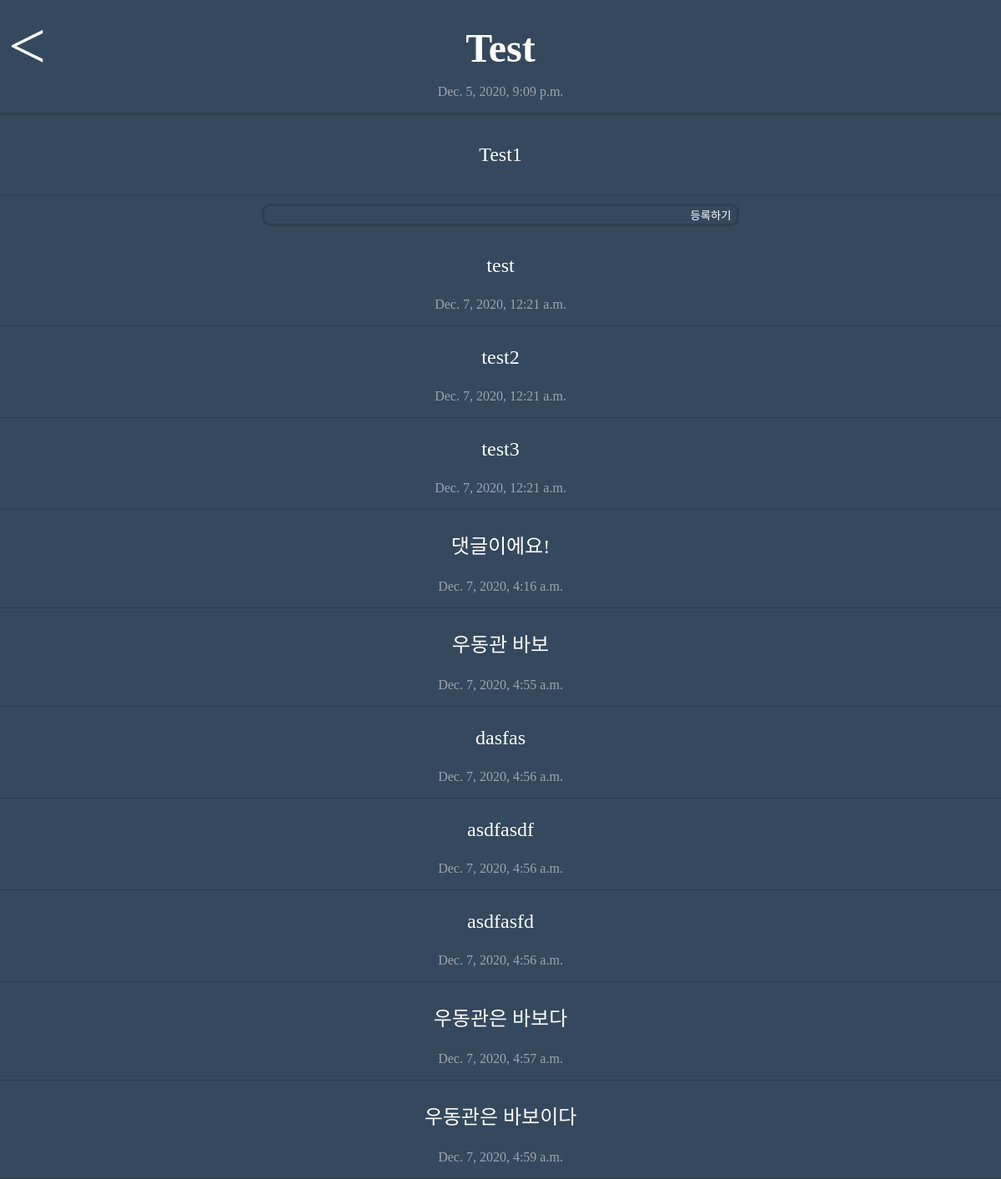
The app's page /post/1/ with its own data.
### blog/models.py (models this page shows, shortened)
class Post(models.Model):
    id = models.BigAutoField(primary_key=True)
    date = models.DateTimeField('date published')
    title = models.CharField(max_length=200)
    content = models.TextField()
    likes = models.IntegerField()

class Comment(models.Model):
    id = models.BigAutoField(primary_key=True)
    post_id = models.ForeignKey('Post', related_name='post', on_delete=models.CASCADE, db_column='post_id')
    date = models.DateTimeField('date published')
    content = models.CharField(max_length=200)
    likes = models.IntegerField()

### blog/views.py (the view)
# urls.py: path('post/<int:post_id>/', blog.views.detail, name='detail')
def detail(request, post_id):
    post = get_object_or_404(Post, pk=post_id)
    comments = list(Comment.objects.filter(post_id=post_id))
    if comments:
        return render(request, 'detail.html', {'post': post, 'comments': comments})
    else:
        return render(request, 'detail.html', {'post': post})

### blog/templates/detail.html (shortened to what this page needs)
<!DOCTYPE html>
<html lang="en">
<head>
    {% load static %}
    <link rel="stylesheet" type="text/css" href="{% static 'css/detail.css' %}">
</head>
<body>
    <div id="information">
        <a href="{% url 'home' %}">&lt;</a>
        <h1>{{ post.title }}</h1>
        <p>{{ post.date }}</p>
    </div>
    <div id="content">
        <p>{{ post.content }}</p>
    </div>
    <div id="create_comment">
        <form action="{% url 'create_comment' post.id %}">
            <input id="create_comment_content" type="text" name="content"></textarea>
            <input id="create_comment_submit" type="submit" value="등록하기">
        </form>
    </div>
    {% for comment in comments %}
    <div class="comments">
        <p>{{ comment.content }}</p>
        <p>{{ comment.date }}</p>
    </div>
    {% endfor %}
</body>
</html>

### blog/static/css/detail.css (style rules this page uses)
body { margin: 0; padding: 0; background-color: #34495e; color: white; }
a { color: white; text-decoration: none; }
#information { border-bottom: solid #2c3e50; }
#information h1 { display: flex; justify-content: center; font-size: 300%; margin: 0; padding-top: 30px; }
#information p { display: flex; justify-content: center; opacity: 50%; }
#information a { position: absolute; font-size: 500%; display: flex; margin-left: 10px; margin-top: 10px; }
#content { padding: 10px; font-size: 150%; text-align: center; border-bottom: solid 1px #2c3e50; }
#create_comment { display: flex; justify-content: center; }
#create_comment form { margin: 10px 30%; border: solid #2c3e50; border-radius: 10px; display: flex; justify-content: space-between; width: fit-content; }
#create_comment_content, #create_comment_submit { color: white; background: none; border: none; }
#create_comment_content { width: 500px; }
.comments { border-bottom: solid 1px #2c3e50; }
.comments p:first-child { text-align: center; font-size: 150%; }
.comments p:last-child { text-align: center; opacity: 50%; }

### records on screen
Post: title "Test", date "Dec. 5, 2020, 9:09 p.m.", content "Test1"
Comment: content "test", date "Dec. 7, 2020, 12:21 a.m."
Comment: content "test2", date "Dec. 7, 2020, 12:21 a.m."
Comment: content "test3", date "Dec. 7, 2020, 12:21 a.m."
Comment: content "댓글이에요!", date "Dec. 7, 2020, 4:16 a.m."
Comment: content "우동관 바보", date "Dec. 7, 2020, 4:55 a.m."
Comment: content "dasfas", date "Dec. 7, 2020, 4:56 a.m."
Comment: content "asdfasdf", date "Dec. 7, 2020, 4:56 a.m."
Comment: content "asdfasfd", date "Dec. 7, 2020, 4:56 a.m."
Comment: content "우동관은 바보다", date "Dec. 7, 2020, 4:57 a.m."
Comment: content "우동관은 바보이다", date "Dec. 7, 2020, 4:59 a.m."
